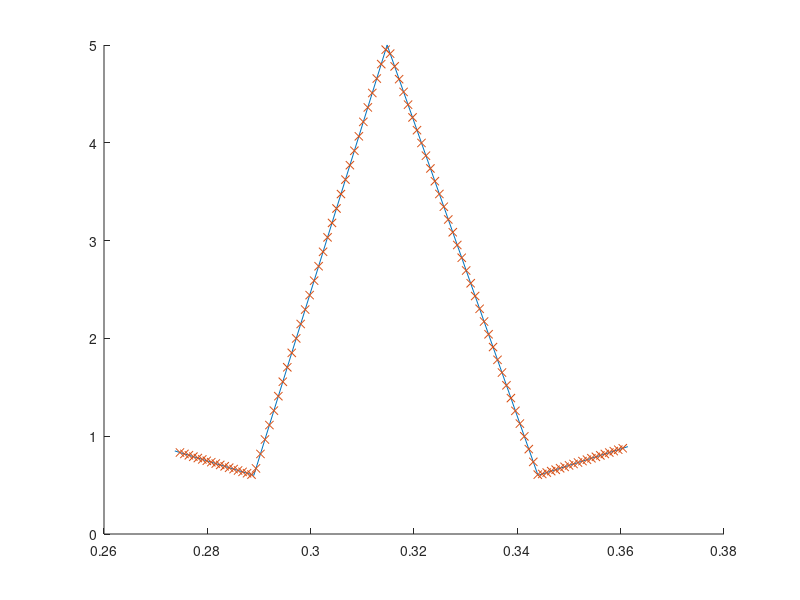

MATLAB code to generate this figure:
hold on
%plot(hat(:,1),hat(:,2))

t = [0.2737, 0.289, 0.3148, 0.344, 0.3614];
v = [0.3396, 0.09, 1.9, -0.1, 0.3835];

%.9 too high
%.8 too high
%.7 too high
idlelevel = 0.6;
v1diff = v(1) - v(2);
v5diff = v(5) - v(2);
v = v + .9;
v(3) = v(3)-.5;
v([2 4]) = idlelevel;
v(3) = 5;%5;%2.3;
v(1) = v(2) + v1diff;
v(5) = v(2) + v5diff;
plot(t,v)

len = t(end) - t(1)
(t-t(1))
(v + 2.3-max(v))

find(t>0.3,1,'first')

bucket_hi = @(x) find(t>x,1,'first');
bucket_lo = @(x) find(t<x,1,'last');
v_lo = @(x) v(bucket_lo(x));
v_hi = @(x) v(bucket_hi(x));
t_lo = @(x) t(bucket_lo(x));
t_hi = @(x) t(bucket_hi(x));

%val @ x = vlo + vhi * (x-lo)/(hi-lo) 

val = @ (x) v_lo(x) + (v_hi(x)-v_lo(x)) * (x - t_lo(x))/(t_hi(x)-t_lo(x));

ts = linspace(t(1)+0.001,t(end)-0.001,100);
vs = zeros(size(ts));

for ix = 1:100
    vs(ix) = val(ts(ix));
end

plot(ts,vs,'x')
ylim([0,5])
% todo: choose number of points, choose height, generate value

%% generate value
ms = 68;

ts = linspace(t(1)+0.001,t(end)-0.001,ms);
vs = zeros(size(ts));

for ix = 1:ms
    vs(ix) = val(ts(ix));
end
vs = vs / 5.0 * 255;
s = '{';
for ix = 1:(ms-1)
    s = [s '0x' sprintf('%x',round(vs(ix))) ','];
end
s = [s '0x' sprintf('%x',round(vs(ms))) '}'];
k = idlelevel * 255.0/5
